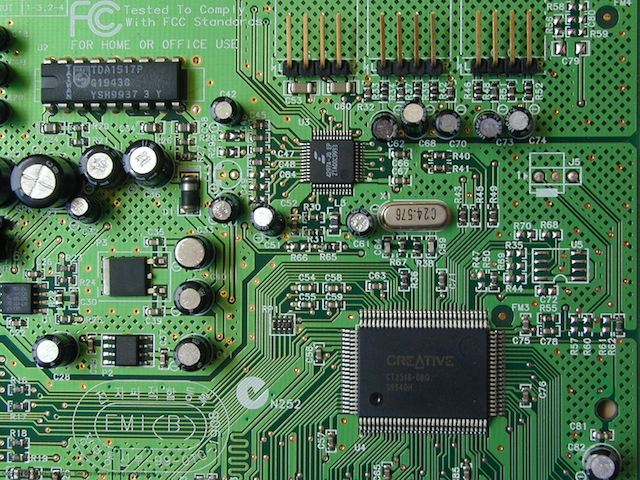
#> input picture test5/board.jpg, 640 x 480 px; the run also reads 1 picture not shown here
$ python AccessingAndModifyingPixelValues.py   (Python 2 division)
#> lines starting #> are read from the running program, lines starting #| are printed output that depends on the picture; pictures that were not available may be replaced by others from this repository, and a replacement may not be noted
import cv2
import numpy as np

img = cv2.imread('board.jpg')
#> img is the input picture: shape (480, 640, 3); mean B, G, R 86.4, 117.9, 83.6
img1 = cv2.imread('GrayBoard.jpg')
# You can access a pixel value by its row and column coordinates.
# For BGR image, it returns an array of Blue, Green, Red values.
# For grayscale image, just corresponding intensity is returned.

px = img[100, 100]
#> px = [34, 38, 26]
px1 = img1[101, 101]
#> px1 = [24, 33, 20]

print px        # print BGR [34 38 26]
#| [34 38 26]
print px1       # print the corresponding intensity [29 29 29]
#| [24 33 20]

blue = img[100, 100, 0]
#> blue = 34
print blue       # print only blue [34]
#| 34

# the following ones are the image's properties
print img.shape  # print board shape
#| (480, 640, 3)
print img1.shape
#| (480, 640, 3)

print img.size   # total number of pixels of image
#| 921600
print img1.size
#| 921600

print img.dtype  # observe the data type of image
#| uint8
print img1.dtype
#| uint8

# img[:, :, 0] = 0
img[:, :, 1] = 0
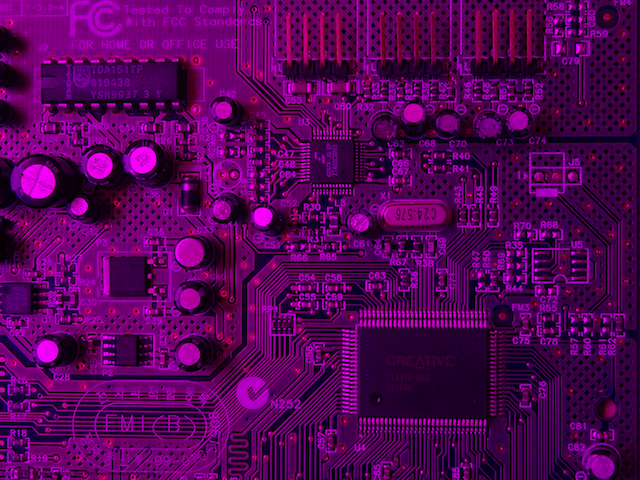
#> img: shape (480, 640, 3); mean B, G, R 86.4, 0, 83.6
img[:, :, 2] = 0
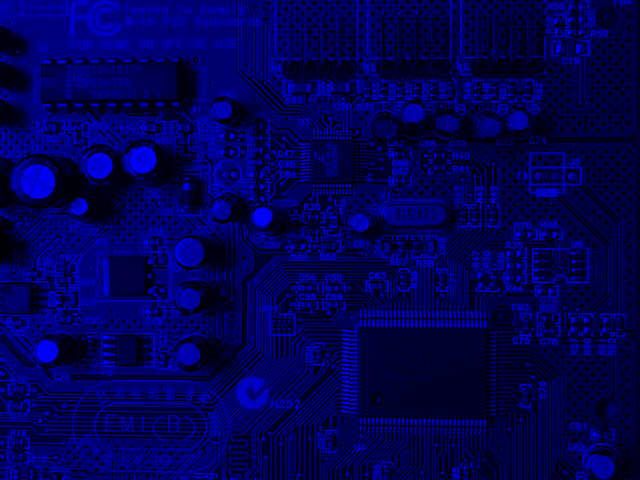
#> img: shape (480, 640, 3); mean B, G, R 86.4, 0, 0


core  = img[56:116 , 40:186] # the first argument is y,the second argument is x
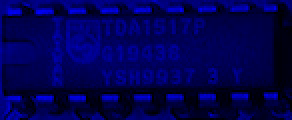
#> core: shape (60, 146, 3) (shown 2 times larger); mean B, G, R 83.1, 0, 0
core1 = img[304:436 , 340:500]
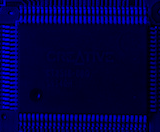
#> core1: shape (132, 160, 3); mean B, G, R 66.3, 0, 0

cv2.imshow('core',  core)
cv2.imshow('core1', core1)
cv2.waitKey(0)
#> (the run stopped early here; a loop or call above may not have finished)
